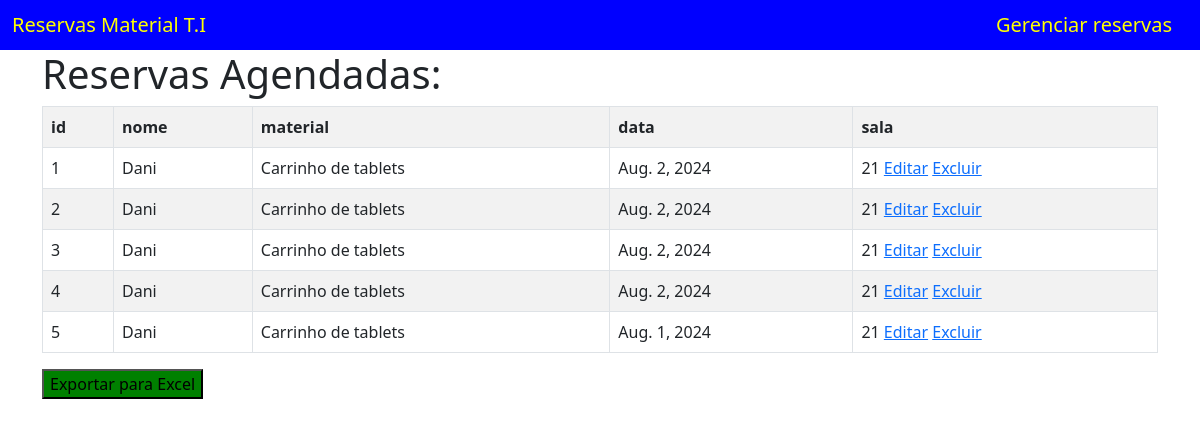
The page /gerenciarreservas/ on the database as committed earlier.
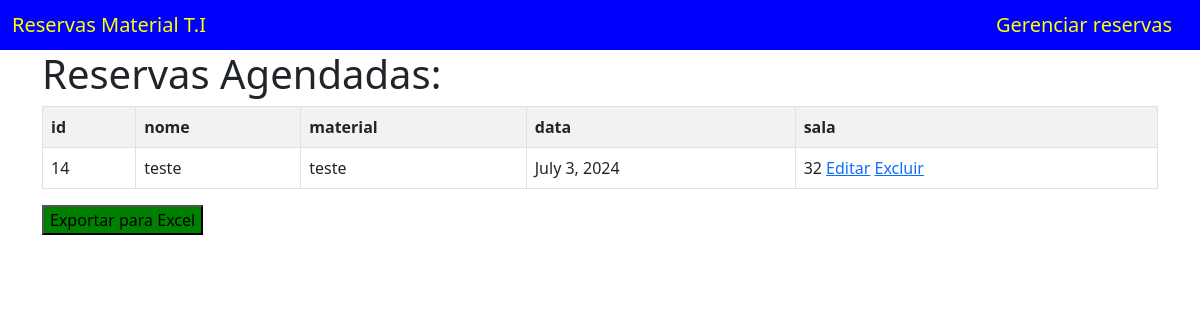
The same page on the database as committed later.
### app_controle_equip/models.py (models this page shows)
class Reserva(models.Model):
    id_reserva = models.AutoField(primary_key=True)
    nome = models.TextField(max_length=255)
    material = models.TextField(max_length=255)
    data = models.DateField(null=False)
    sala = models.TextField(max_length=100)

### app_controle_equip/views.py (the view)
# urls.py: path('gerenciarreservas/',views.gerenciarreservas,name='gerenciar_reservas'),
def gerenciarreservas(request):
    reservas = {
        'reservas': Reserva.objects.all()
    }
    return render(request,'reservas/reservas.html', reservas)

### app_controle_equip/templates/reservas/reservas.html
{% extends 'reservas/base.html' %}
{% block conteudo %}
<div class="container">
    <h1>Reservas Agendadas:</h1>
    <table class="table table-bordered table-striped">
        <tr>
            <th>id</th>
            <th>nome</th>
            <th>material</th>
            <th>data</th>
            <th>sala</th>
        </tr>
        {% for reserva in reservas %}
        <tr>
            <td>{{reserva.id_reserva}}</td>
            <td>{{reserva.nome}}</td>
            <td>{{reserva.material}}</td>
            <td>{{reserva.data}}</td>
            <td>{{reserva.sala}} <a href="{% url 'editar' reserva.id_reserva %}">Editar</a> <a
                    href="{% url 'delete' reserva.id_reserva %}">Excluir</a></td>
        </tr>
        {% endfor %}
    </table>
    <form action="{% url 'exportar_excel' %}" method="get">
        <button style="background-color: green;box-decoration-break: slice;" type="submit">Exportar para Excel</button>
    </form>
</div>
{% endblock %}

### app_controle_equip/templates/reservas/base.html (shortened to what this page needs)
<!doctype html>
<html lang="en">
<head>
  <link href="https://cdn.jsdelivr.net/npm/bootstrap@5.0.2/dist/css/bootstrap.min.css" rel="stylesheet"
>
</head>
<body>
  <nav style="background-color: blue !important;" class="navbar navbar-light bg-light">
    <div class="container-fluid">
      <span class="navbar-brand mb-0 h1"><a style="text-decoration: none;color: yellow;"
          href="{% url 'home' %}">Reservas Material T.I</a> </span>
      <span class="navbar-brand mb-0 h1"><a style="text-decoration: none;color: yellow;"
          href="{% url 'gerenciar_reservas' %}">Gerenciar reservas</a> </span>
    </div>
  </nav>
  {% block conteudo %}
  {% endblock %}
</body>
</html>

Rows that differ between the two databases and show on the page:
removed Reserva: id_reserva "1", nome "Dani", material "Carrinho de tablets", data "Aug. 2, 2024", sala "21"
removed Reserva: id_reserva "2", nome "Dani", material "Carrinho de tablets", data "Aug. 2, 2024", sala "21"
removed Reserva: id_reserva "3", nome "Dani", material "Carrinho de tablets", data "Aug. 2, 2024", sala "21"
removed Reserva: id_reserva "4", nome "Dani", material "Carrinho de tablets", data "Aug. 2, 2024", sala "21"
removed Reserva: id_reserva "5", nome "Dani", material "Carrinho de tablets", data "Aug. 1, 2024", sala "21"
added Reserva: id_reserva "14", nome "teste", material "teste", data "July 3, 2024", sala "32"
